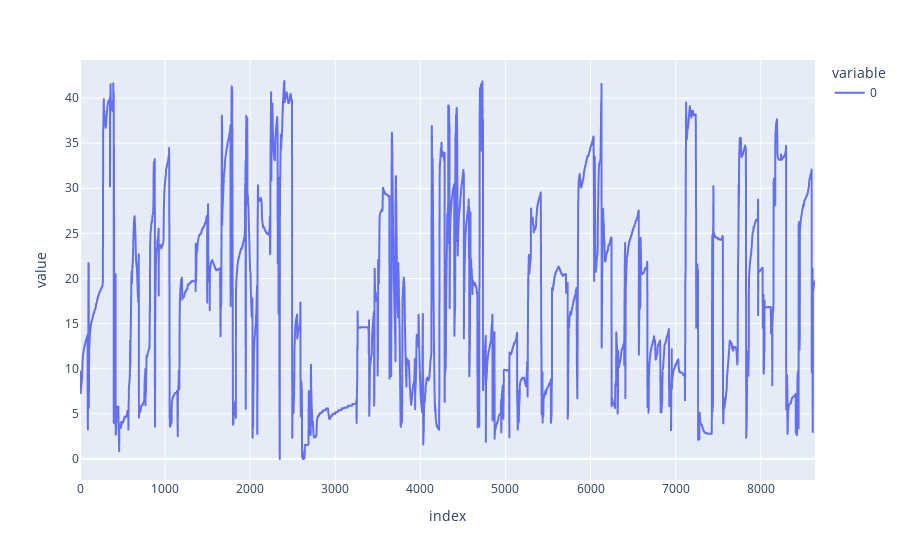

The notebook cell this image was saved under:
### Code cell
px.line(ndarray_list_B[3])

### Figure 1 — Plotly figure (JSON) as saved in the notebook; plotly's stock layout.template omitted (floating-point values rounded to 4 significant figures; data arrays with more than 128 entries replaced by an {"elided": "..."} marker saying what was removed)
{"data": [{"hovertemplate": "variable=0<br>index=%{x}<br>value=%{y}<extra></extra>", "legendgroup": "0", "line": {"color": "#636efa", "dash": "solid"}, "marker": {"symbol": "circle"}, "mode": "lines", "name": "0", "showlegend": true, "type": "scattergl", "x": {"elided": "8639 int values"}, "xaxis": "x", "y": {"elided": "8639 float values"}, "yaxis": "y"}], "layout": {"legend": {"title": {"text": "variable"}, "tracegroupgap": 0}, "margin": {"t": 60}, "xaxis": {"anchor": "y", "domain": [0, 1], "title": {"text": "index"}}, "yaxis": {"anchor": "x", "domain": [0, 1], "title": {"text": "value"}}}}
